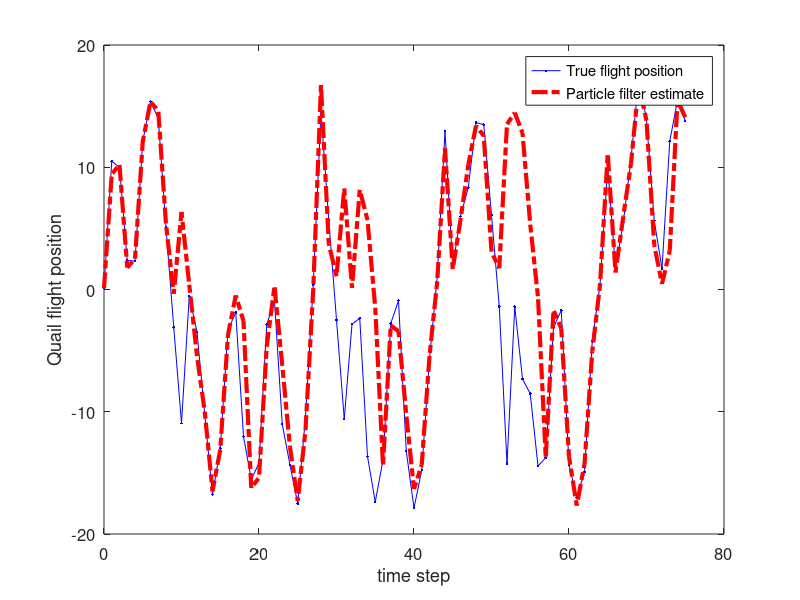

MATLAB code to generate this figure:

%Student Dave's particle filter tutorial

%In this tutorial, The Frequentisian Ninja Clan has just run into the mysterious Quail.
%The Quail was just doing it's typical magical quail stuff throughout the forest like, I
%dunno, freeing catapillars from evil monkey spells.
%The ninja clan, knowing the impossible agility of the Quail, began to
%stretch out and prepare for attack.  During which the Quail mediated and
%generated a highly non-linear flight model with strong illusions (i.e. weird measurements :P) and takes off!
%
%The student ninja's make chase but, only knowing linear algorithms, they
%fail very quickly.  However, the Master Frequentisian Ninja knows the
%particle filter, and after a cognitively and physical exhaustive, epic
%chase, the Master catches the Quail, and takes it back to their secret
%Dojo.

%Here, we learn this master skill, known as the particle filter, as applied
%to a highly nonlinear model. :)!

%Adapted from Dan Simon Optimal state estimation book and Gordon, Salmond,
%and Smith paper.

%% clear everything
clear all
close all
clc


%% initialize the variables
x = 0.1; % initial actual state
x_N = 1; % Noise covariance in the system (i.e. process noise in the state update, here, we'll use a gaussian.)
x_R = 1; % Noise covariance in the measurement (i.e. the Quail creates complex illusions in its trail!)
T = 75; % duration the chase (i.e. number of iterations).
N = 10; % The number of particles the system generates. The larger this is, the better your approximation, but the more computation you need.

%initilize our initial, prior particle distribution as a gaussian around
%the true initial value

V = 2; %define the variance of the initial esimate
x_P = []; % define the vector of particles

% make the randomly generated particles from the initial prior gaussian distribution
for i = 1:N
    x_P(i) = x + sqrt(V) * randn;
end

%{
%show the distribution the particles around this initial value of x.
figure(1)
clf
subplot(121)
plot(1,x_P,'.k','markersize',5)
xlabel('time step')
ylabel('flight position')
subplot(122)
hist(x_P,100)
xlabel('flight position')
ylabel('count')
pause
%}

%the functions used by the Quail are:
% x = 0.5*x + 25*x/(1 + x^2) + 8*cos(1.2*(t-1)) + PROCESS NOISE --> sqrt(x_N)*randn
% z = x^2/20 + MEASUREMENT NOISE -->  sqrt(x_R)*randn;

%generate the observations from the randomly selected particles, based upon
%the given function
z_out = [x^2 / 20 + sqrt(x_R) * randn];  %the actual output vector for measurement values.
x_out = [x];  %the actual output vector for measurement values.
x_est = [x]; % time by time output of the particle filters estimate
x_est_out = [x_est]; % the vector of particle filter estimates.



for t = 1:T
    %from the previou time step, update the flight position, and observed
    %position (i.e. update the Quails position with the non linear function
    %and update from this position what the chasing ninja's see confounded
    %by the Quails illusions.
    x = 0.5*x + 25*x/(1 + x^2) + 8*cos(1.2*(t-1)) +  sqrt(x_N)*randn;
    z = x^2/20 + sqrt(x_R)*randn;
    %Here, we do the particle filter
    for i = 1:N
        %given the prior set of particle (i.e. randomly generated locations
        %the quail might be), run each of these particles through the state
        %update model to make a new set of transitioned particles.
        x_P_update(i) = 0.5*x_P(i) + 25*x_P(i)/(1 + x_P(i)^2) + 8*cos(1.2*(t-1)) + sqrt(x_N)*randn;
        %with these new updated particle locations, update the observations
        %for each of these particles.
        z_update(i) = x_P_update(i)^2/20;
        %Generate the weights for each of these particles.
        %The weights are based upon the probability of the given
        %observation for a particle, GIVEN the actual observation.
        %That is, if we observe a location z, and we know our observation error is
        %guassian with variance x_R, then the probability of seeing a given
        %z centered at that actual measurement is (from the equation of a
        %gaussian)
        P_w(i) = (1/sqrt(2*pi*x_R)) * exp(-(z - z_update(i))^2/(2*x_R));
    end
    
    % Normalize to form a probability distribution (i.e. sum to 1).
    P_w = P_w./sum(P_w);
    
    %{
    figure(1)
    clf
    subplot(121)
    plot(P_w,z_update,'.k','markersize',5)
    hold on
    plot(0,z,'.r','markersize',50)
    xlabel('weight magnitude')
    ylabel('observed values (z update)')    
    subplot(122)
    plot(P_w,x_P_update,'.k','markersize',5)
    hold on
    plot(0,x,'.r','markersize',50)
    xlabel('weight magnitude')
    ylabel('updated particle positions (x P update)')
    pause
    
    
    %plot the before and after
    figure(1)
    clf
    subplot(131)
    plot(0,x_P_update,'.k','markersize',5)
    title('raw estimates')
    xlabel('fixed time point')
    ylabel('estimated particles for flight position')
    subplot(132)
    plot(P_w,x_P_update,'.k','markersize',5)
    hold on
    plot(0,x,'.r','markersize',40)
    xlabel('weight magnitude')
    title('weighted estimates')
    %}
    %% Resampling: From this new distribution, now we randomly sample from it to generate our new estimate particles
    
    %what this code specifically does is randomly, uniformally, sample from
    %the cummulative distribution of the probability distribution
    %generated by the weighted vector P_w.  If you sample randomly over
    %this distribution, you will select values based upon there statistical
    %probability, and thus, on average, pick values with the higher weights
    %(i.e. high probability of being correct given the observation z).
    %store this new value to the new estimate which will go back into the
    %next iteration
    for i = 1 : N
        x_P(i) = x_P_update(find(rand <= cumsum(P_w),1));
    end
    
    %The final estimate is some metric of these final resampling, such as
    %the mean value or variance
    x_est = mean(x_P);
    
    %{
    %the after
    subplot(133)
    plot(0,x_P_update,'.k','markersize',5)
    hold on
    plot(0,x_P,'.r','markersize',5)
    plot(0,x_est,'.g','markersize',40)
    xlabel('fixed time point')
    title('weight based resampling')
    pause
    %}
    % Save data in arrays for later plotting
    x_out = [x_out x];
    z_out = [z_out z];
    x_est_out = [x_est_out x_est];
    
end

t = 0:T;
figure(1);
clf
plot(t, x_out, '.-b', t, x_est_out, '-.r','linewidth',3);
set(gca,'FontSize',12); set(gcf,'Color','White');
xlabel('time step'); ylabel('Quail flight position');
legend('True flight position', 'Particle filter estimate');


